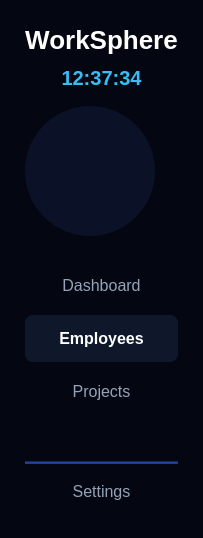
     <widget class="QWidget" name="sidebarWidget">
      <property name="minimumWidth"><number>280</number></property>
      <property name="maximumWidth"><number>280</number></property>
      <property name="styleSheet">
       <string notr="true">background-color: #040711;</string>
      </property>
      <layout class="QVBoxLayout" name="verticalLayoutSidebar">
       <property name="leftMargin"><number>25</number></property>
       <property name="topMargin"><number>25</number></property>
       <property name="rightMargin"><number>25</number></property>
       <property name="bottomMargin"><number>25</number></property>
       <item>
        <widget class="QLabel" name="labelAppName">
         <property name="text"><string>WorkSphere</string></property>
         <property name="alignment"><set>Qt::AlignCenter</set></property>
         <property name="styleSheet">
          <string notr="true">color: #ffffff; font-size: 26px; font-weight: bold; font-family: 'Segoe UI';</string>
         </property>
        </widget>
       </item>
       <item>
        <widget class="QLabel" name="clockLabel">
         <property name="text"><string>12:37:34</string></property>
         <property name="alignment"><set>Qt::AlignCenter</set></property>
         <property name="styleSheet">
          <string notr="true">color: #38bdf8; font-size: 20px; font-weight: bold; font-family: 'Segoe UI'; margin-top: 5px; margin-bottom: 10px;</string>
         </property>
        </widget>
       </item>
       <item>
        <widget class="QLabel" name="labelLogoIcon">
         <property name="minimumSize"><size><width>130</width><height>130</height></size></property>
         <property name="maximumSize"><size><width>130</width><height>130</height></size></property>
         <property name="alignment"><set>Qt::AlignCenter</set></property>
         <property name="styleSheet">
          <string notr="true">background-color: #0b1126; border-radius: 65px;</string>
         </property>
        </widget>
       </item>
       <item>
        <spacer name="spacerTop">
         <property name="orientation"><enum>Qt::Vertical</enum></property>
         <property name="sizeType"><enum>QSizePolicy::Fixed</enum></property>
         <property name="sizeHint" stdset="0"><size><width>20</width><height>20</height></size></property>
        </spacer>
       </item>
       <item>
        <widget class="QPushButton" name="btnDashboard">
         <property name="text"><string>Dashboard</string></property>
         <property name="styleSheet">
          <string notr="true">
              QPushButton {
                  background-color: transparent;
                  color: #94a3b8;
                  border: none;
                  border-radius: 8px;
                  text-align: center;
                  padding: 14px;
                  font-family: 'Segoe UI';
                  font-size: 16px;
              }
              QPushButton:hover { background-color: #0f172a; color: #ffffff; }
          </string>
         </property>
        </widget>
       </item>
       <item>
        <widget class="QPushButton" name="btnEmployees">
         <property name="text"><string>Employees</string></property>
         <property name="styleSheet">
          <string notr="true">
              QPushButton {
                  background-color: #0f172a;
                  color: #ffffff;
                  border: none;
                  border-radius: 8px;
                  text-align: center;
                  padding: 14px;
                  font-family: 'Segoe UI';
                  font-size: 16px;
                  font-weight: bold;
              }
          </string>
         </property>
        </widget>
       </item>
       <item>
        <widget class="QPushButton" name="btnProjects">
         <property name="text"><string>Projects</string></property>
         <property name="styleSheet">
          <string notr="true">
              QPushButton {
                  background-color: transparent;
                  color: #94a3b8;
                  border: none;
                  border-radius: 8px;
                  text-align: center;
                  padding: 14px;
                  font-family: 'Segoe UI';
                  font-size: 16px;
              }
              QPushButton:hover { background-color: #0f172a; color: #ffffff; }
          </string>
         </property>
        </widget>
       </item>
       <item>
        <spacer name="spacerMiddle">
         <property name="orientation"><enum>Qt::Vertical</enum></property>
         <property name="sizeHint" stdset="0"><size><width>20</width><height>40</height></size></property>
        </spacer>
       </item>
       <item>
        <widget class="QFrame" name="lineSidebar">
         <property name="frameShape"><enum>QFrame::HLine</enum></property>
         <property name="frameShadow"><enum>QFrame::Sunken</enum></property>
         <property name="styleSheet">
          <string notr="true">color: #1e3a8a; background-color: #1e3a8a; max-height: 2px;</string>
         </property>
        </widget>
       </item>
       <item>
        <widget class="QPushButton" name="btnSettings">
         <property name="text"><string>Settings</string></property>
         <property name="styleSheet">
          <string notr="true">
              QPushButton {
                  background-color: transparent;
                  color: #94a3b8;
                  border: none;
                  text-align: center;
                  padding: 12px;
                  font-family: 'Segoe UI';
                  font-size: 16px;
              }
              QPushButton:hover { color: #ffffff; }
          </string>
         </property>
        </widget>
       </item>
      </layout>
     </widget>
